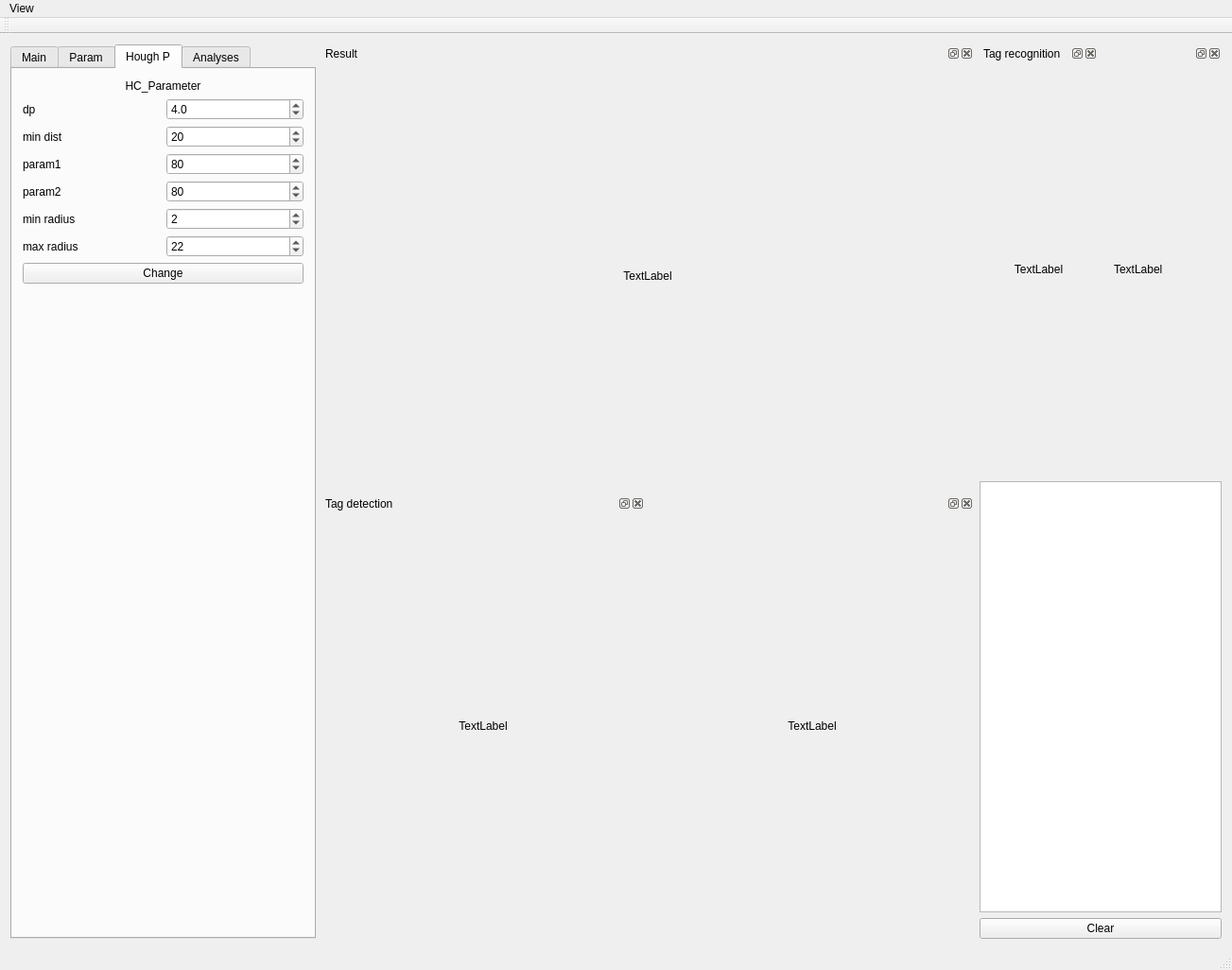
<?xml version="1.0" encoding="UTF-8"?>
<ui version="4.0">
 <class>MainWindow</class>
 <widget class="QMainWindow" name="MainWindow">
  <property name="windowModality">
   <enum>Qt::NonModal</enum>
  </property>
  <property name="geometry">
   <rect>
    <x>0</x>
    <y>0</y>
    <width>1303</width>
    <height>1026</height>
   </rect>
  </property>
  <property name="sizePolicy">
   <sizepolicy hsizetype="MinimumExpanding" vsizetype="MinimumExpanding">
    <horstretch>0</horstretch>
    <verstretch>0</verstretch>
   </sizepolicy>
  </property>
  <property name="windowTitle">
   <string>Bee's trajectory tracking program</string>
  </property>
  <property name="styleSheet">
   <string notr="true">font: 12pt &quot;Times New Roman&quot;;</string>
  </property>
  <widget class="QWidget" name="centralWidget">
   <layout class="QHBoxLayout" name="horizontalLayout_18">
    <item>
     <widget class="QTabWidget" name="tabWidget">
      <property name="enabled">
       <bool>true</bool>
      </property>
      <property name="sizePolicy">
       <sizepolicy hsizetype="Minimum" vsizetype="Minimum">
        <horstretch>200</horstretch>
        <verstretch>0</verstretch>
       </sizepolicy>
      </property>
      <property name="minimumSize">
       <size>
        <width>0</width>
        <height>0</height>
       </size>
      </property>
      <property name="toolTip">
       <string>&lt;!DOCTYPE HTML PUBLIC &quot;-//W3C//DTD HTML 4.0//EN&quot; &quot;http://www.w3.org/TR/REC-html40/strict.dtd&quot;&gt;
&lt;html&gt;&lt;head&gt;&lt;meta name=&quot;qrichtext&quot; content=&quot;1&quot; /&gt;&lt;style type=&quot;text/css&quot;&gt;
p, li { white-space: pre-wrap; }
&lt;/style&gt;&lt;/head&gt;&lt;body style=&quot; font-family:'Times New Roman'; font-size:12pt; font-weight:400; font-style:normal;&quot;&gt;
&lt;p style=&quot;-qt-paragraph-type:empty; margin-top:0px; margin-bottom:0px; margin-left:0px; margin-right:0px; -qt-block-indent:0; text-indent:0px;&quot;&gt;&lt;/p&gt;&lt;/body&gt;&lt;/html&gt;</string>
      </property>
      <property name="currentIndex">
       <number>2</number>
      </property>
      <widget class="QWidget" name="tab">
       <attribute name="title">
        <string>Main</string>
       </attribute>
       <layout class="QVBoxLayout" name="verticalLayout_14">
        <item>
         <widget class="QLabel" name="label_15">
          <property name="layoutDirection">
           <enum>Qt::LeftToRight</enum>
          </property>
          <property name="styleSheet">
           <string notr="true"/>
          </property>
          <property name="text">
           <string>&lt;!DOCTYPE HTML PUBLIC &quot;-//W3C//DTD HTML 4.0//EN&quot; &quot;http://www.w3.org/TR/REC-html40/strict.dtd&quot;&gt;
&lt;html&gt;&lt;head&gt;&lt;meta name=&quot;qrichtext&quot; content=&quot;1&quot; /&gt;&lt;style type=&quot;text/css&quot;&gt;
p, li { white-space: pre-wrap; }
&lt;/style&gt;&lt;/head&gt;&lt;body style=&quot; font-family:'Times New Roman'; font-size:12pt; font-weight:400; font-style:normal;&quot;&gt;
&lt;p align=&quot;center&quot; style=&quot; margin-top:0px; margin-bottom:0px; margin-left:0px; margin-right:0px; -qt-block-indent:0; text-indent:0px;&quot;&gt;&lt;span style=&quot; font-size:14pt;&quot;&gt;Recorginze Honeybee&lt;/span&gt;&lt;/p&gt;&lt;/body&gt;&lt;/html&gt;</string>
          </property>
         </widget>
        </item>
        <item>
         <widget class="QWidget" name="widget_2" native="true">
          <layout class="QVBoxLayout" name="verticalLayout_6">
           <property name="sizeConstraint">
            <enum>QLayout::SetDefaultConstraint</enum>
           </property>
           <property name="topMargin">
            <number>0</number>
           </property>
           <property name="bottomMargin">
            <number>0</number>
           </property>
           <item>
            <widget class="QRadioButton" name="radioButton_vid">
             <property name="text">
              <string>Video</string>
             </property>
             <property name="checked">
              <bool>true</bool>
             </property>
            </widget>
           </item>
           <item>
            <widget class="QRadioButton" name="radioButton_cam">
             <property name="text">
              <string>Camera</string>
             </property>
             <property name="checked">
              <bool>false</bool>
             </property>
            </widget>
           </item>
          </layout>
         </widget>
        </item>
        <item>
         <widget class="QPushButton" name="loadVideo">
          <property name="sizePolicy">
           <sizepolicy hsizetype="Minimum" vsizetype="Fixed">
            <horstretch>0</horstretch>
            <verstretch>0</verstretch>
           </sizepolicy>
          </property>
          <property name="toolTip">
           <string>&lt;!DOCTYPE HTML PUBLIC &quot;-//W3C//DTD HTML 4.0//EN&quot; &quot;http://www.w3.org/TR/REC-html40/strict.dtd&quot;&gt;
&lt;html&gt;&lt;head&gt;&lt;meta name=&quot;qrichtext&quot; content=&quot;1&quot; /&gt;&lt;style type=&quot;text/css&quot;&gt;
p, li { white-space: pre-wrap; }
&lt;/style&gt;&lt;/head&gt;&lt;body style=&quot; font-family:'Times New Roman'; font-size:12pt; font-weight:400; font-style:normal;&quot;&gt;
&lt;p style=&quot; margin-top:0px; margin-bottom:0px; margin-left:0px; margin-right:0px; -qt-block-indent:0; text-indent:0px;&quot;&gt;Load video clips&lt;/p&gt;&lt;/body&gt;&lt;/html&gt;</string>
          </property>
          <property name="whatsThis">
           <string>&lt;!DOCTYPE HTML PUBLIC &quot;-//W3C//DTD HTML 4.0//EN&quot; &quot;http://www.w3.org/TR/REC-html40/strict.dtd&quot;&gt;
&lt;html&gt;&lt;head&gt;&lt;meta name=&quot;qrichtext&quot; content=&quot;1&quot; /&gt;&lt;style type=&quot;text/css&quot;&gt;
p, li { white-space: pre-wrap; }
&lt;/style&gt;&lt;/head&gt;&lt;body style=&quot; font-family:'Times New Roman'; font-size:12pt; font-weight:400; font-style:normal;&quot;&gt;
&lt;p style=&quot;-qt-paragraph-type:empty; margin-top:0px; margin-bottom:0px; margin-left:0px; margin-right:0px; -qt-block-indent:0; text-indent:0px;&quot;&gt;&lt;/p&gt;&lt;/body&gt;&lt;/html&gt;</string>
          </property>
          <property name="text">
           <string>Load File</string>
          </property>
          <property name="autoDefault">
           <bool>false</bool>
          </property>
         </widget>
        </item>
        <item>
         <layout class="QVBoxLayout" name="verticalLayout_7">
          <item>
           <widget class="QCheckBox" name="checkBox_Display">
            <property name="text">
             <string>Display</string>
            </property>
            <property name="checked">
             <bool>true</bool>
            </property>
           </widget>
          </item>
          <item>
           <widget class="QCheckBox" name="checkBox_Record">
            <property name="text">
             <string>Record</string>
            </property>
            <property name="checked">
             <bool>false</bool>
            </property>
           </widget>
          </item>
         </layout>
        </item>
        <item>
         <widget class="QPushButton" name="runVideo">
          <property name="sizePolicy">
           <sizepolicy hsizetype="Minimum" vsizetype="Fixed">
            <horstretch>0</horstretch>
            <verstretch>0</verstretch>
           </sizepolicy>
          </property>
          <property name="toolTip">
           <string>&lt;!DOCTYPE HTML PUBLIC &quot;-//W3C//DTD HTML 4.0//EN&quot; &quot;http://www.w3.org/TR/REC-html40/strict.dtd&quot;&gt;
&lt;html&gt;&lt;head&gt;&lt;meta name=&quot;qrichtext&quot; content=&quot;1&quot; /&gt;&lt;style type=&quot;text/css&quot;&gt;
p, li { white-space: pre-wrap; }
&lt;/style&gt;&lt;/head&gt;&lt;body style=&quot; font-family:'Times New Roman'; font-size:12pt; font-weight:400; font-style:normal;&quot;&gt;
&lt;p style=&quot; margin-top:0px; margin-bottom:0px; margin-left:0px; margin-right:0px; -qt-block-indent:0; text-indent:0px;&quot;&gt;Recoginize bees&lt;/p&gt;&lt;/body&gt;&lt;/html&gt;</string>
          </property>
          <property name="text">
           <string>Run</string>
          </property>
         </widget>
        </item>
        <item>
         <widget class="Line" name="line">
          <property name="orientation">
           <enum>Qt::Horizontal</enum>
          </property>
         </widget>
        </item>
        <item>
         <spacer name="verticalSpacer_9">
          <property name="orientation">
           <enum>Qt::Vertical</enum>
          </property>
          <property name="sizeType">
           <enum>QSizePolicy::Fixed</enum>
          </property>
          <property name="sizeHint" stdset="0">
           <size>
            <width>20</width>
            <height>10</height>
           </size>
          </property>
         </spacer>
        </item>
        <item>
         <widget class="QLabel" name="label_16">
          <property name="text">
           <string>&lt;!DOCTYPE HTML PUBLIC &quot;-//W3C//DTD HTML 4.0//EN&quot; &quot;http://www.w3.org/TR/REC-html40/strict.dtd&quot;&gt;
&lt;html&gt;&lt;head&gt;&lt;meta name=&quot;qrichtext&quot; content=&quot;1&quot; /&gt;&lt;style type=&quot;text/css&quot;&gt;
p, li { white-space: pre-wrap; }
&lt;/style&gt;&lt;/head&gt;&lt;body style=&quot; font-family:'Times New Roman'; font-size:12pt; font-weight:400; font-style:normal;&quot;&gt;
&lt;p align=&quot;center&quot; style=&quot; margin-top:0px; margin-bottom:0px; margin-left:0px; margin-right:0px; -qt-block-indent:0; text-indent:0px;&quot;&gt;&lt;span style=&quot; font-size:14pt;&quot;&gt;Record raw data&lt;/span&gt;&lt;/p&gt;&lt;/body&gt;&lt;/html&gt;</string>
          </property>
         </widget>
        </item>
        <item>
         <spacer name="verticalSpacer_10">
          <property name="orientation">
           <enum>Qt::Vertical</enum>
          </property>
          <property name="sizeType">
           <enum>QSizePolicy::Fixed</enum>
          </property>
          <property name="sizeHint" stdset="0">
           <size>
            <width>20</width>
            <height>10</height>
           </size>
          </property>
         </spacer>
        </item>
        <item>
         <layout class="QVBoxLayout" name="verticalLayout_2">
          <item>
           <layout class="QHBoxLayout" name="horizontalLayout_16" stretch="0,2,1">
            <item>
             <widget class="QLabel" name="label_14">
              <property name="text">
               <string>&lt;!DOCTYPE HTML PUBLIC &quot;-//W3C//DTD HTML 4.0//EN&quot; &quot;http://www.w3.org/TR/REC-html40/strict.dtd&quot;&gt;
&lt;html&gt;&lt;head&gt;&lt;meta name=&quot;qrichtext&quot; content=&quot;1&quot; /&gt;&lt;style type=&quot;text/css&quot;&gt;
p, li { white-space: pre-wrap; }
&lt;/style&gt;&lt;/head&gt;&lt;body style=&quot; font-family:'Times New Roman'; font-size:12pt; font-weight:400; font-style:normal;&quot;&gt;
&lt;p align=&quot;center&quot; style=&quot; margin-top:0px; margin-bottom:0px; margin-left:0px; margin-right:0px; -qt-block-indent:0; text-indent:0px;&quot;&gt;Time limit&lt;/p&gt;&lt;/body&gt;&lt;/html&gt;</string>
              </property>
             </widget>
            </item>
            <item>
             <widget class="QSpinBox" name="spinBox_time_limit">
              <property name="minimum">
               <number>1</number>
              </property>
              <property name="maximum">
               <number>120</number>
              </property>
              <property name="singleStep">
               <number>5</number>
              </property>
              <property name="value">
               <number>30</number>
              </property>
             </widget>
            </item>
            <item>
             <widget class="QLabel" name="label_19">
              <property name="text">
               <string>mins</string>
              </property>
              <property name="alignment">
               <set>Qt::AlignRight|Qt::AlignTrailing|Qt::AlignVCenter</set>
              </property>
             </widget>
            </item>
           </layout>
          </item>
         </layout>
        </item>
        <item>
         <widget class="QPushButton" name="RawDataRecord">
          <property name="toolTip">
           <string>&lt;!DOCTYPE HTML PUBLIC &quot;-//W3C//DTD HTML 4.0//EN&quot; &quot;http://www.w3.org/TR/REC-html40/strict.dtd&quot;&gt;
&lt;html&gt;&lt;head&gt;&lt;meta name=&quot;qrichtext&quot; content=&quot;1&quot; /&gt;&lt;style type=&quot;text/css&quot;&gt;
p, li { white-space: pre-wrap; }
&lt;/style&gt;&lt;/head&gt;&lt;body style=&quot; font-family:'Times New Roman'; font-size:12pt; font-weight:400; font-style:normal;&quot;&gt;
&lt;p style=&quot; margin-top:0px; margin-bottom:0px; margin-left:0px; margin-right:0px; -qt-block-indent:0; text-indent:0px;&quot;&gt;Begin recording&lt;/p&gt;&lt;/body&gt;&lt;/html&gt;</string>
          </property>
          <property name="text">
           <string>RawDataRecord</string>
          </property>
         </widget>
        </item>
        <item>
         <widget class="QPushButton" name="RawDataRecordStop">
          <property name="enabled">
           <bool>false</bool>
          </property>
          <property name="toolTip">
           <string>&lt;!DOCTYPE HTML PUBLIC &quot;-//W3C//DTD HTML 4.0//EN&quot; &quot;http://www.w3.org/TR/REC-html40/strict.dtd&quot;&gt;
&lt;html&gt;&lt;head&gt;&lt;meta name=&quot;qrichtext&quot; content=&quot;1&quot; /&gt;&lt;style type=&quot;text/css&quot;&gt;
p, li { white-space: pre-wrap; }
&lt;/style&gt;&lt;/head&gt;&lt;body style=&quot; font-family:'Times New Roman'; font-size:12pt; font-weight:400; font-style:normal;&quot;&gt;
&lt;p style=&quot; margin-top:0px; margin-bottom:0px; margin-left:0px; margin-right:0px; -qt-block-indent:0; text-indent:0px;&quot;&gt;Stop recording&lt;/p&gt;&lt;/body&gt;&lt;/html&gt;</string>
          </property>
          <property name="text">
           <string>RawDataRecordStop</string>
          </property>
         </widget>
        </item>
        <item>
         <spacer name="verticalSpacer_5">
          <property name="orientation">
           <enum>Qt::Vertical</enum>
          </property>
          <property name="sizeType">
           <enum>QSizePolicy::Preferred</enum>
          </property>
          <property name="sizeHint" stdset="0">
           <size>
            <width>152</width>
            <height>5</height>
           </size>
          </property>
         </spacer>
        </item>
        <item>
         <spacer name="verticalSpacer_6">
          <property name="orientation">
           <enum>Qt::Vertical</enum>
          </property>
          <property name="sizeHint" stdset="0">
           <size>
            <width>152</width>
            <height>6</height>
           </size>
          </property>
         </spacer>
        </item>
       </layout>
       <zorder>widget_2</zorder>
       <zorder>RawDataRecord</zorder>
       <zorder>RawDataRecordStop</zorder>
       <zorder>label_16</zorder>
       <zorder>label_15</zorder>
       <zorder>line</zorder>
       <zorder>verticalSpacer_9</zorder>
       <zorder>verticalSpacer_10</zorder>
       <zorder>runVideo</zorder>
       <zorder>loadVideo</zorder>
      </widget>
      <widget class="QWidget" name="tab_2">
       <attribute name="title">
        <string>Param</string>
       </attribute>
       <layout class="QVBoxLayout" name="verticalLayout_17">
        <item>
         <layout class="QVBoxLayout" name="verticalLayout_5">
          <item>
           <widget class="QLabel" name="label_10">
            <property name="text">
             <string>Image_Threshold</string>
            </property>
            <property name="alignment">
             <set>Qt::AlignCenter</set>
            </property>
           </widget>
          </item>
          <item>
           <layout class="QHBoxLayout" name="horizontalLayout_3">
            <item>
             <widget class="QLabel" name="label_8">
              <property name="text">
               <string>Threshold</string>
              </property>
             </widget>
            </item>
            <item>
             <widget class="QSpinBox" name="spinBox_TDthreshold">
              <property name="maximum">
               <number>255</number>
              </property>
              <property name="value">
               <number>40</number>
              </property>
             </widget>
            </item>
           </layout>
          </item>
          <item>
           <widget class="QPushButton" name="pushButton_2">
            <property name="text">
             <string>Change</string>
            </property>
           </widget>
          </item>
         </layout>
        </item>
        <item>
         <layout class="QVBoxLayout" name="verticalLayout_12">
          <item>
           <spacer name="verticalSpacer_4">
            <property name="orientation">
             <enum>Qt::Vertical</enum>
            </property>
            <property name="sizeType">
             <enum>QSizePolicy::Minimum</enum>
            </property>
            <property name="sizeHint" stdset="0">
             <size>
              <width>20</width>
              <height>5</height>
             </size>
            </property>
           </spacer>
          </item>
          <item>
           <widget class="QLabel" name="label_11">
            <property name="sizePolicy">
             <sizepolicy hsizetype="Preferred" vsizetype="Preferred">
              <horstretch>0</horstretch>
              <verstretch>0</verstretch>
             </sizepolicy>
            </property>
            <property name="text">
             <string>ROI_Setting</string>
            </property>
            <property name="alignment">
             <set>Qt::AlignCenter</set>
            </property>
           </widget>
          </item>
          <item>
           <layout class="QFormLayout" name="formLayout_4">
            <item row="0" column="0">
             <widget class="QLabel" name="label_12">
              <property name="text">
               <string>Boundary (U)</string>
              </property>
             </widget>
            </item>
            <item row="0" column="1">
             <widget class="QSpinBox" name="spinBox_ROI_U">
              <property name="maximum">
               <number>600</number>
              </property>
              <property name="singleStep">
               <number>100</number>
              </property>
              <property name="value">
               <number>0</number>
              </property>
             </widget>
            </item>
            <item row="1" column="0">
             <widget class="QLabel" name="label_13">
              <property name="text">
               <string>Boundary (L)</string>
              </property>
             </widget>
            </item>
            <item row="1" column="1">
             <widget class="QSpinBox" name="spinBox_ROI_L">
              <property name="maximum">
               <number>1200</number>
              </property>
              <property name="singleStep">
               <number>100</number>
              </property>
              <property name="value">
               <number>1200</number>
              </property>
             </widget>
            </item>
           </layout>
          </item>
          <item>
           <widget class="QPushButton" name="pushButton_7">
            <property name="text">
             <string>Change</string>
            </property>
           </widget>
          </item>
         </layout>
        </item>
        <item>
         <spacer name="verticalSpacer_2">
          <property name="orientation">
           <enum>Qt::Vertical</enum>
          </property>
          <property name="sizeType">
           <enum>QSizePolicy::Maximum</enum>
          </property>
          <property name="sizeHint" stdset="0">
           <size>
            <width>20</width>
            <height>10</height>
           </size>
          </property>
         </spacer>
        </item>
        <item>
         <layout class="QVBoxLayout" name="verticalLayout_13">
          <item>
           <layout class="QHBoxLayout" name="horizontalLayout_10">
            <item>
             <widget class="QLabel" name="label_23">
              <property name="text">
               <string>Detect Offset</string>
              </property>
             </widget>
            </item>
            <item>
             <widget class="QSpinBox" name="spinBox_offset_for_detect">
              <property name="baseSize">
               <size>
                <width>0</width>
                <height>0</height>
               </size>
              </property>
              <property name="minimum">
               <number>0</number>
              </property>
              <property name="maximum">
               <number>50</number>
              </property>
              <property name="singleStep">
               <number>0</number>
              </property>
              <property name="value">
               <number>13</number>
              </property>
             </widget>
            </item>
           </layout>
          </item>
          <item>
           <layout class="QHBoxLayout" name="horizontalLayout_11">
            <item>
             <widget class="QLabel" name="label_25">
              <property name="text">
               <string>Extract Tag Offset</string>
              </property>
             </widget>
            </item>
            <item>
             <widget class="QSpinBox" name="spinBox_offset_for_extract">
              <property name="maximum">
               <number>99</number>
              </property>
              <property name="singleStep">
               <number>0</number>
              </property>
              <property name="value">
               <number>6</number>
              </property>
             </widget>
            </item>
           </layout>
          </item>
         </layout>
        </item>
        <item>
         <spacer name="verticalSpacer_7">
          <property name="orientation">
           <enum>Qt::Vertical</enum>
          </property>
          <property name="sizeHint" stdset="0">
           <size>
            <width>20</width>
            <height>40</height>
           </size>
          </property>
         </spacer>
        </item>
       </layout>
      </widget>
      <widget class="QWidget" name="tab_3">
       <attribute name="title">
        <string>Hough P</string>
       </attribute>
       <layout class="QVBoxLayout" name="verticalLayout_3">
        <item>
         <widget class="QLabel" name="label_9">
          <property name="text">
           <string>HC_Parameter</string>
          </property>
          <property name="alignment">
           <set>Qt::AlignCenter</set>
          </property>
         </widget>
        </item>
        <item>
         <layout class="QHBoxLayout" name="horizontalLayout_4">
          <property name="sizeConstraint">
           <enum>QLayout::SetMaximumSize</enum>
          </property>
          <item>
           <widget class="QLabel" name="label_2">
            <property name="text">
             <string>dp</string>
            </property>
           </widget>
          </item>
          <item>
           <widget class="QDoubleSpinBox" name="doubleSpinBox_dp">
            <property name="decimals">
             <number>1</number>
            </property>
            <property name="minimum">
             <double>0.100000000000000</double>
            </property>
            <property name="maximum">
             <double>10.000000000000000</double>
            </property>
            <property name="singleStep">
             <double>0.100000000000000</double>
            </property>
            <property name="value">
             <double>4.000000000000000</double>
            </property>
           </widget>
          </item>
         </layout>
        </item>
        <item>
         <layout class="QHBoxLayout" name="horizontalLayout_5">
          <item>
           <widget class="QLabel" name="label_3">
            <property name="text">
             <string>min dist</string>
            </property>
           </widget>
          </item>
          <item>
           <widget class="QSpinBox" name="spinBox_minDist">
            <property name="maximum">
             <number>100</number>
            </property>
            <property name="value">
             <number>20</number>
            </property>
           </widget>
          </item>
         </layout>
        </item>
        <item>
         <layout class="QHBoxLayout" name="horizontalLayout_6">
          <item>
           <widget class="QLabel" name="label_4">
            <property name="text">
             <string>param1</string>
            </property>
           </widget>
          </item>
          <item>
           <widget class="QSpinBox" name="spinBox_param1">
            <property name="maximum">
             <number>1000</number>
            </property>
            <property name="value">
             <number>80</number>
            </property>
           </widget>
          </item>
         </layout>
        </item>
        <item>
         <layout class="QHBoxLayout" name="horizontalLayout_7">
          <item>
           <widget class="QLabel" name="label_5">
            <property name="text">
             <string>param2</string>
            </property>
           </widget>
          </item>
          <item>
           <widget class="QSpinBox" name="spinBox_param2">
            <property name="maximum">
             <number>1000</number>
            </property>
            <property name="value">
             <number>80</number>
            </property>
           </widget>
          </item>
         </layout>
        </item>
        <item>
         <layout class="QHBoxLayout" name="horizontalLayout_8">
          <item>
           <widget class="QLabel" name="label_6">
            <property name="text">
             <string>min radius</string>
            </property>
           </widget>
          </item>
          <item>
           <widget class="QSpinBox" name="spinBox_minR">
            <property name="maximum">
             <number>50</number>
            </property>
            <property name="value">
             <number>2</number>
            </property>
           </widget>
          </item>
         </layout>
        </item>
        <item>
         <layout class="QHBoxLayout" name="horizontalLayout_9">
          <item>
           <widget class="QLabel" name="label_7">
            <property name="text">
             <string>max radius</string>
            </property>
           </widget>
          </item>
          <item>
           <widget class="QSpinBox" name="spinBox_maxR">
            <property name="maximum">
             <number>50</number>
            </property>
            <property name="value">
             <number>22</number>
            </property>
           </widget>
          </item>
         </layout>
        </item>
        <item>
         <widget class="QPushButton" name="pushButton_hcChange">
          <property name="text">
           <string>Change</string>
          </property>
         </widget>
        </item>
        <item>
         <spacer name="verticalSpacer_3">
          <property name="orientation">
           <enum>Qt::Vertical</enum>
          </property>
          <property name="sizeHint" stdset="0">
           <size>
            <width>20</width>
            <height>378</height>
           </size>
          </property>
         </spacer>
        </item>
       </layout>
      </widget>
      <widget class="QWidget" name="tab_4">
       <attribute name="title">
        <string>Analyses</string>
       </attribute>
       <layout class="QFormLayout" name="formLayout">
        <property name="fieldGrowthPolicy">
         <enum>QFormLayout::AllNonFixedFieldsGrow</enum>
        </property>
        <item row="0" column="0" colspan="2">
         <widget class="QLabel" name="label_20">
          <property name="text">
           <string>&lt;!DOCTYPE HTML PUBLIC &quot;-//W3C//DTD HTML 4.0//EN&quot; &quot;http://www.w3.org/TR/REC-html40/strict.dtd&quot;&gt;
&lt;html&gt;&lt;head&gt;&lt;meta name=&quot;qrichtext&quot; content=&quot;1&quot; /&gt;&lt;style type=&quot;text/css&quot;&gt;
p, li { white-space: pre-wrap; }
&lt;/style&gt;&lt;/head&gt;&lt;body style=&quot; font-family:'Times New Roman'; font-size:12pt; font-weight:400; font-style:normal;&quot;&gt;
&lt;p style=&quot; margin-top:0px; margin-bottom:0px; margin-left:0px; margin-right:0px; -qt-block-indent:0; text-indent:0px;&quot;&gt;&lt;span style=&quot; font-size:14pt;&quot;&gt;Tracking parameters&lt;/span&gt;&lt;/p&gt;&lt;/body&gt;&lt;/html&gt;</string>
          </property>
         </widget>
        </item>
        <item row="2" column="0" colspan="2">
         <layout class="QGridLayout" name="gridLayout_2">
          <property name="topMargin">
           <number>0</number>
          </property>
          <item row="1" column="0">
           <widget class="QLabel" name="label_26">
            <property name="text">
             <string>Miss threshold</string>
            </property>
           </widget>
          </item>
          <item row="1" column="1" colspan="2">
           <widget class="QSpinBox" name="Miss_threshold">
            <property name="maximum">
             <number>99</number>
            </property>
            <property name="value">
             <number>12</number>
            </property>
           </widget>
          </item>
          <item row="0" column="1" colspan="2">
           <widget class="QSpinBox" name="Dist_threshold">
            <property name="font">
             <font>
              <family>Times New Roman</family>
              <pointsize>12</pointsize>
              <weight>50</weight>
              <italic>false</italic>
              <bold>false</bold>
             </font>
            </property>
            <property name="maximum">
             <number>500</number>
            </property>
            <property name="value">
             <number>50</number>
            </property>
           </widget>
          </item>
          <item row="0" column="0">
           <widget class="QLabel" name="label_22">
            <property name="text">
             <string>Dist threshold</string>
            </property>
           </widget>
          </item>
         </layout>
        </item>
        <item row="4" column="0">
         <spacer name="verticalSpacer">
          <property name="orientation">
           <enum>Qt::Vertical</enum>
          </property>
          <property name="sizeType">
           <enum>QSizePolicy::Fixed</enum>
          </property>
          <property name="sizeHint" stdset="0">
           <size>
            <width>20</width>
            <height>10</height>
           </size>
          </property>
         </spacer>
        </item>
        <item row="5" column="0" colspan="2">
         <widget class="QLabel" name="label_29">
          <property name="text">
           <string>&lt;!DOCTYPE HTML PUBLIC &quot;-//W3C//DTD HTML 4.0//EN&quot; &quot;http://www.w3.org/TR/REC-html40/strict.dtd&quot;&gt;
&lt;html&gt;&lt;head&gt;&lt;meta name=&quot;qrichtext&quot; content=&quot;1&quot; /&gt;&lt;style type=&quot;text/css&quot;&gt;
p, li { white-space: pre-wrap; }
&lt;/style&gt;&lt;/head&gt;&lt;body style=&quot; font-family:'Times New Roman'; font-size:12pt; font-weight:400; font-style:normal;&quot;&gt;
&lt;p style=&quot; margin-top:0px; margin-bottom:0px; margin-left:0px; margin-right:0px; -qt-block-indent:0; text-indent:0px;&quot;&gt;&lt;span style=&quot; font-size:14pt;&quot;&gt;Analyzing parameters&lt;/span&gt;&lt;/p&gt;&lt;/body&gt;&lt;/html&gt;</string>
          </property>
         </widget>
        </item>
        <item row="7" column="0">
         <widget class="QLabel" name="label_28">
          <property name="text">
           <string>Overlap THR</string>
          </property>
         </widget>
        </item>
        <item row="7" column="1">
         <widget class="QSpinBox" name="Overlap_Threshold">
          <property name="maximum">
           <number>500</number>
          </property>
          <property name="value">
           <number>100</number>
          </property>
         </widget>
        </item>
        <item row="8" column="0">
         <widget class="QLabel" name="label_30">
          <property name="text">
           <string>PDist THR</string>
          </property>
         </widget>
        </item>
        <item row="8" column="1">
         <widget class="QSpinBox" name="Path_dist_threshold">
          <property name="minimum">
           <number>0</number>
          </property>
          <property name="maximum">
           <number>100000</number>
          </property>
          <property name="value">
           <number>300</number>
          </property>
         </widget>
        </item>
        <item row="9" column="0">
         <widget class="QLabel" name="label_31">
          <property name="text">
           <string>Path type ratio</string>
          </property>
         </widget>
        </item>
        <item row="9" column="1">
         <widget class="QDoubleSpinBox" name="Path_type_ratio">
          <property name="value">
           <double>1.900000000000000</double>
          </property>
         </widget>
        </item>
        <item row="10" column="0">
         <spacer name="verticalSpacer_8">
          <property name="orientation">
           <enum>Qt::Vertical</enum>
          </property>
          <property name="sizeHint" stdset="0">
           <size>
            <width>20</width>
            <height>10</height>
           </size>
          </property>
         </spacer>
        </item>
        <item row="11" column="0">
         <widget class="QLabel" name="label_33">
          <property name="text">
           <string>&lt;!DOCTYPE HTML PUBLIC &quot;-//W3C//DTD HTML 4.0//EN&quot; &quot;http://www.w3.org/TR/REC-html40/strict.dtd&quot;&gt;
&lt;html&gt;&lt;head&gt;&lt;meta name=&quot;qrichtext&quot; content=&quot;1&quot; /&gt;&lt;style type=&quot;text/css&quot;&gt;
p, li { white-space: pre-wrap; }
&lt;/style&gt;&lt;/head&gt;&lt;body style=&quot; font-family:'Times New Roman'; font-size:12pt; font-weight:400; font-style:normal;&quot;&gt;
&lt;p align=&quot;center&quot; style=&quot; margin-top:0px; margin-bottom:0px; margin-left:0px; margin-right:0px; -qt-block-indent:0; text-indent:0px;&quot;&gt;&lt;span style=&quot; font-size:14pt;&quot;&gt;Interaction Number &lt;/span&gt;&lt;/p&gt;&lt;/body&gt;&lt;/html&gt;</string>
          </property>
         </widget>
        </item>
        <item row="12" column="0" colspan="2">
         <widget class="QLineEdit" name="inter_num">
          <property name="text">
           <string>FA FB FC FD FE FF FG FH FI FJ FK FL FM FN FO FP FR FS FT FU FV FW FX FY FZ GA GB GC GD GE GF GG GH GI GJ GK GL GM GN GO GP GR GS GT GU GV GW GX GY GZ </string>
          </property>
         </widget>
        </item>
        <item row="14" column="0" colspan="2">
         <widget class="QPushButton" name="AnalyzeData">
          <property name="toolTip">
           <string>&lt;!DOCTYPE HTML PUBLIC &quot;-//W3C//DTD HTML 4.0//EN&quot; &quot;http://www.w3.org/TR/REC-html40/strict.dtd&quot;&gt;
&lt;html&gt;&lt;head&gt;&lt;meta name=&quot;qrichtext&quot; content=&quot;1&quot; /&gt;&lt;style type=&quot;text/css&quot;&gt;
p, li { white-space: pre-wrap; }
&lt;/style&gt;&lt;/head&gt;&lt;body style=&quot; font-family:'Times New Roman'; font-size:12pt; font-weight:400; font-style:normal;&quot;&gt;
&lt;p style=&quot;-qt-paragraph-type:empty; margin-top:0px; margin-bottom:0px; margin-left:0px; margin-right:0px; -qt-block-indent:0; text-indent:0px;&quot;&gt;&lt;/p&gt;&lt;/body&gt;&lt;/html&gt;</string>
          </property>
          <property name="text">
           <string>Analyze Data</string>
          </property>
         </widget>
        </item>
        <item row="20" column="0">
         <widget class="Line" name="line_2">
          <property name="orientation">
           <enum>Qt::Horizontal</enum>
          </property>
         </widget>
        </item>
        <item row="19" column="0" colspan="2">
         <widget class="QPushButton" name="CombineData">
          <property name="text">
           <string>Combine Data</string>
          </property>
         </widget>
        </item>
        <item row="22" column="0">
         <widget class="QLabel" name="label_34">
          <property name="text">
           <string>Control Number</string>
          </property>
         </widget>
        </item>
        <item row="24" column="0">
         <widget class="QLabel" name="label_35">
          <property name="text">
           <string>Treated Number</string>
          </property>
         </widget>
        </item>
        <item row="23" column="0" colspan="2">
         <widget class="QLineEdit" name="control_num">
          <property name="text">
           <string>FG</string>
          </property>
         </widget>
        </item>
        <item row="25" column="0" colspan="2">
         <widget class="QLineEdit" name="treated_num">
          <property name="text">
           <string>HI</string>
          </property>
         </widget>
        </item>
        <item row="26" column="0" colspan="2">
         <widget class="QPushButton" name="Data_Divide">
          <property name="text">
           <string>Divide Data</string>
          </property>
         </widget>
        </item>
        <item row="15" column="0">
         <spacer name="verticalSpacer_11">
          <property name="orientation">
           <enum>Qt::Vertical</enum>
          </property>
          <property name="sizeType">
           <enum>QSizePolicy::Fixed</enum>
          </property>
          <property name="sizeHint" stdset="0">
           <size>
            <width>20</width>
            <height>10</height>
           </size>
          </property>
         </spacer>
        </item>
        <item row="17" column="0">
         <spacer name="verticalSpacer_12">
          <property name="orientation">
           <enum>Qt::Vertical</enum>
          </property>
          <property name="sizeType">
           <enum>QSizePolicy::Fixed</enum>
          </property>
          <property name="sizeHint" stdset="0">
           <size>
            <width>20</width>
            <height>10</height>
           </size>
          </property>
         </spacer>
        </item>
        <item row="16" column="0" colspan="2">
         <widget class="QPushButton" name="individual_bee_info">
          <property name="text">
           <string>Draw individual bee data</string>
          </property>
         </widget>
        </item>
       </layout>
       <zorder>label_29</zorder>
       <zorder>label_20</zorder>
       <zorder>label_28</zorder>
       <zorder>Overlap_Threshold</zorder>
       <zorder>label_30</zorder>
       <zorder>Path_dist_threshold</zorder>
       <zorder>label_31</zorder>
       <zorder>Path_type_ratio</zorder>
       <zorder>verticalSpacer</zorder>
       <zorder>verticalSpacer_8</zorder>
       <zorder>label_33</zorder>
       <zorder>inter_num</zorder>
       <zorder>AnalyzeData</zorder>
       <zorder>line_2</zorder>
       <zorder>CombineData</zorder>
       <zorder>label_34</zorder>
       <zorder>control_num</zorder>
       <zorder>label_35</zorder>
       <zorder>treated_num</zorder>
       <zorder>Data_Divide</zorder>
       <zorder>verticalSpacer_11</zorder>
       <zorder>verticalSpacer_12</zorder>
       <zorder>individual_bee_info</zorder>
      </widget>
     </widget>
    </item>
    <item>
     <layout class="QHBoxLayout" name="horizontalLayout_17" stretch="1,0">
      <item>
       <layout class="QVBoxLayout" name="verticalLayout_11" stretch="0,0">
        <item>
         <widget class="QDockWidget" name="dockWidget">
          <property name="enabled">
           <bool>true</bool>
          </property>
          <property name="sizePolicy">
           <sizepolicy hsizetype="Expanding" vsizetype="Preferred">
            <horstretch>0</horstretch>
            <verstretch>0</verstretch>
           </sizepolicy>
          </property>
          <property name="windowTitle">
           <string>Result</string>
          </property>
          <widget class="QWidget" name="dockWidgetContents">
           <layout class="QVBoxLayout" name="verticalLayout_4">
            <item>
             <widget class="QLabel" name="label">
              <property name="sizePolicy">
               <sizepolicy hsizetype="Expanding" vsizetype="Expanding">
                <horstretch>0</horstretch>
                <verstretch>0</verstretch>
               </sizepolicy>
              </property>
              <property name="minimumSize">
               <size>
                <width>320</width>
                <height>240</height>
               </size>
              </property>
              <property name="maximumSize">
               <size>
                <width>16777215</width>
                <height>16777215</height>
               </size>
              </property>
              <property name="styleSheet">
               <string notr="true"/>
              </property>
              <property name="text">
               <string>TextLabel</string>
              </property>
              <property name="alignment">
               <set>Qt::AlignCenter</set>
              </property>
             </widget>
            </item>
           </layout>
          </widget>
         </widget>
        </item>
        <item>
         <layout class="QHBoxLayout" name="horizontalLayout_12">
          <item>
           <widget class="QDockWidget" name="dockWidget_4">
            <property name="floating">
             <bool>false</bool>
            </property>
            <property name="features">
             <set>QDockWidget::AllDockWidgetFeatures</set>
            </property>
            <property name="allowedAreas">
             <set>Qt::AllDockWidgetAreas</set>
            </property>
            <property name="windowTitle">
             <string>Tag detection</string>
            </property>
            <widget class="QWidget" name="dockWidgetContents_4">
             <layout class="QHBoxLayout" name="horizontalLayout_2">
              <item>
               <widget class="QLabel" name="label3">
                <property name="minimumSize">
                 <size>
                  <width>320</width>
                  <height>240</height>
                 </size>
                </property>
                <property name="text">
                 <string>TextLabel</string>
                </property>
                <property name="alignment">
                 <set>Qt::AlignCenter</set>
                </property>
               </widget>
              </item>
             </layout>
            </widget>
           </widget>
          </item>
          <item>
           <widget class="QDockWidget" name="dockWidget_5">
            <widget class="QWidget" name="dockWidgetContents_6">
             <layout class="QVBoxLayout" name="verticalLayout_8">
              <item>
               <widget class="QLabel" name="label_18">
                <property name="minimumSize">
                 <size>
                  <width>320</width>
                  <height>240</height>
                 </size>
                </property>
                <property name="text">
                 <string>TextLabel</string>
                </property>
                <property name="alignment">
                 <set>Qt::AlignCenter</set>
                </property>
               </widget>
              </item>
             </layout>
            </widget>
           </widget>
          </item>
         </layout>
        </item>
       </layout>
      </item>
      <item>
       <layout class="QVBoxLayout" name="verticalLayout_10" stretch="0,0,0">
        <item>
         <layout class="QHBoxLayout" name="horizontalLayout_14">
          <item>
           <widget class="QDockWidget" name="dockWidget_2">
            <property name="windowTitle">
             <string>Tag recognition</string>
            </property>
            <widget class="QWidget" name="dockWidgetContents_2">
             <layout class="QVBoxLayout" name="verticalLayout_9">
              <item>
               <widget class="QLabel" name="label2">
                <property name="sizePolicy">
                 <sizepolicy hsizetype="Minimum" vsizetype="Minimum">
                  <horstretch>0</horstretch>
                  <verstretch>0</verstretch>
                 </sizepolicy>
                </property>
                <property name="minimumSize">
                 <size>
                  <width>100</width>
                  <height>100</height>
                 </size>
                </property>
                <property name="maximumSize">
                 <size>
                  <width>16777215</width>
                  <height>16777215</height>
                 </size>
                </property>
                <property name="text">
                 <string>TextLabel</string>
                </property>
                <property name="alignment">
                 <set>Qt::AlignCenter</set>
                </property>
               </widget>
              </item>
             </layout>
            </widget>
           </widget>
          </item>
          <item>
           <widget class="QDockWidget" name="dockWidget_3">
            <widget class="QWidget" name="dockWidgetContents_3">
             <layout class="QHBoxLayout" name="horizontalLayout_13">
              <item>
               <widget class="QLabel" name="label_21">
                <property name="minimumSize">
                 <size>
                  <width>100</width>
                  <height>100</height>
                 </size>
                </property>
                <property name="text">
                 <string>TextLabel</string>
                </property>
               </widget>
              </item>
             </layout>
            </widget>
           </widget>
          </item>
         </layout>
        </item>
        <item>
         <widget class="QListWidget" name="listWidget">
          <property name="maximumSize">
           <size>
            <width>16777215</width>
            <height>16777215</height>
           </size>
          </property>
         </widget>
        </item>
        <item>
         <widget class="QPushButton" name="pushButton_6">
          <property name="text">
           <string>Clear</string>
          </property>
         </widget>
        </item>
       </layout>
      </item>
     </layout>
    </item>
   </layout>
  </widget>
  <widget class="QMenuBar" name="menuBar">
   <property name="geometry">
    <rect>
     <x>0</x>
     <y>0</y>
     <width>1303</width>
     <height>25</height>
    </rect>
   </property>
   <widget class="QMenu" name="menuView">
    <property name="title">
     <string>View</string>
    </property>
    <addaction name="actionCap1"/>
    <addaction name="actionCap2"/>
   </widget>
   <addaction name="menuView"/>
  </widget>
  <widget class="QToolBar" name="mainToolBar">
   <attribute name="toolBarArea">
    <enum>TopToolBarArea</enum>
   </attribute>
   <attribute name="toolBarBreak">
    <bool>false</bool>
   </attribute>
  </widget>
  <widget class="QStatusBar" name="statusBar"/>
  <action name="actionCap1">
   <property name="text">
    <string>Cap1</string>
   </property>
  </action>
  <action name="actionCap2">
   <property name="text">
    <string>Cap2</string>
   </property>
  </action>
 </widget>
 <layoutdefault spacing="6" margin="11"/>
 <tabstops>
  <tabstop>radioButton_cam</tabstop>
  <tabstop>radioButton_vid</tabstop>
  <tabstop>listWidget</tabstop>
  <tabstop>doubleSpinBox_dp</tabstop>
  <tabstop>spinBox_minDist</tabstop>
  <tabstop>spinBox_param1</tabstop>
  <tabstop>spinBox_minR</tabstop>
  <tabstop>spinBox_maxR</tabstop>
  <tabstop>pushButton_hcChange</tabstop>
  <tabstop>pushButton_2</tabstop>
  <tabstop>spinBox_ROI_U</tabstop>
  <tabstop>spinBox_ROI_L</tabstop>
  <tabstop>pushButton_7</tabstop>
  <tabstop>pushButton_6</tabstop>
  <tabstop>spinBox_param2</tabstop>
 </tabstops>
 <resources/>
 <connections/>
</ui>
